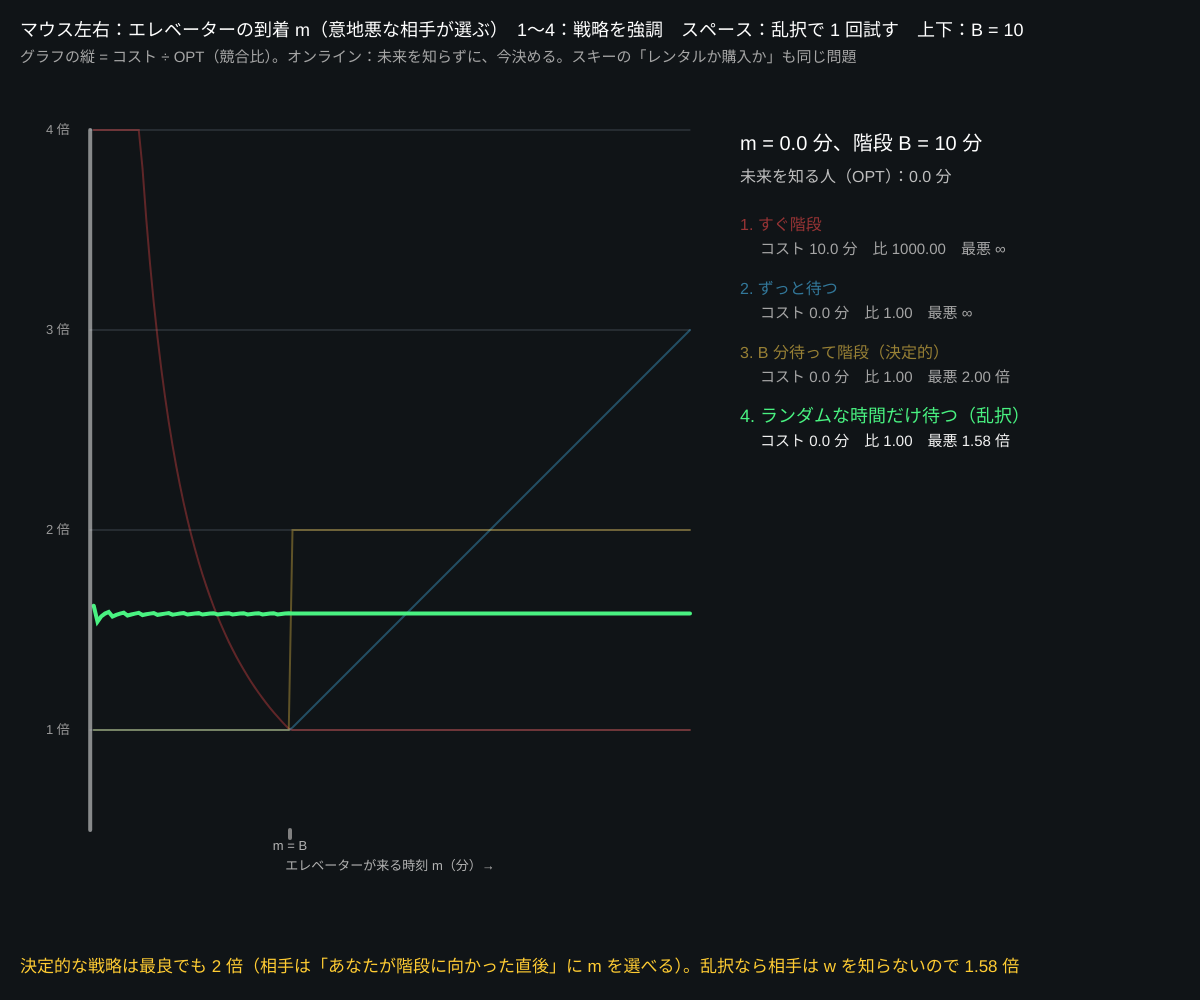
Frame 1 (no input)
Frame 60 (no input): identical to frame 1, image omitted
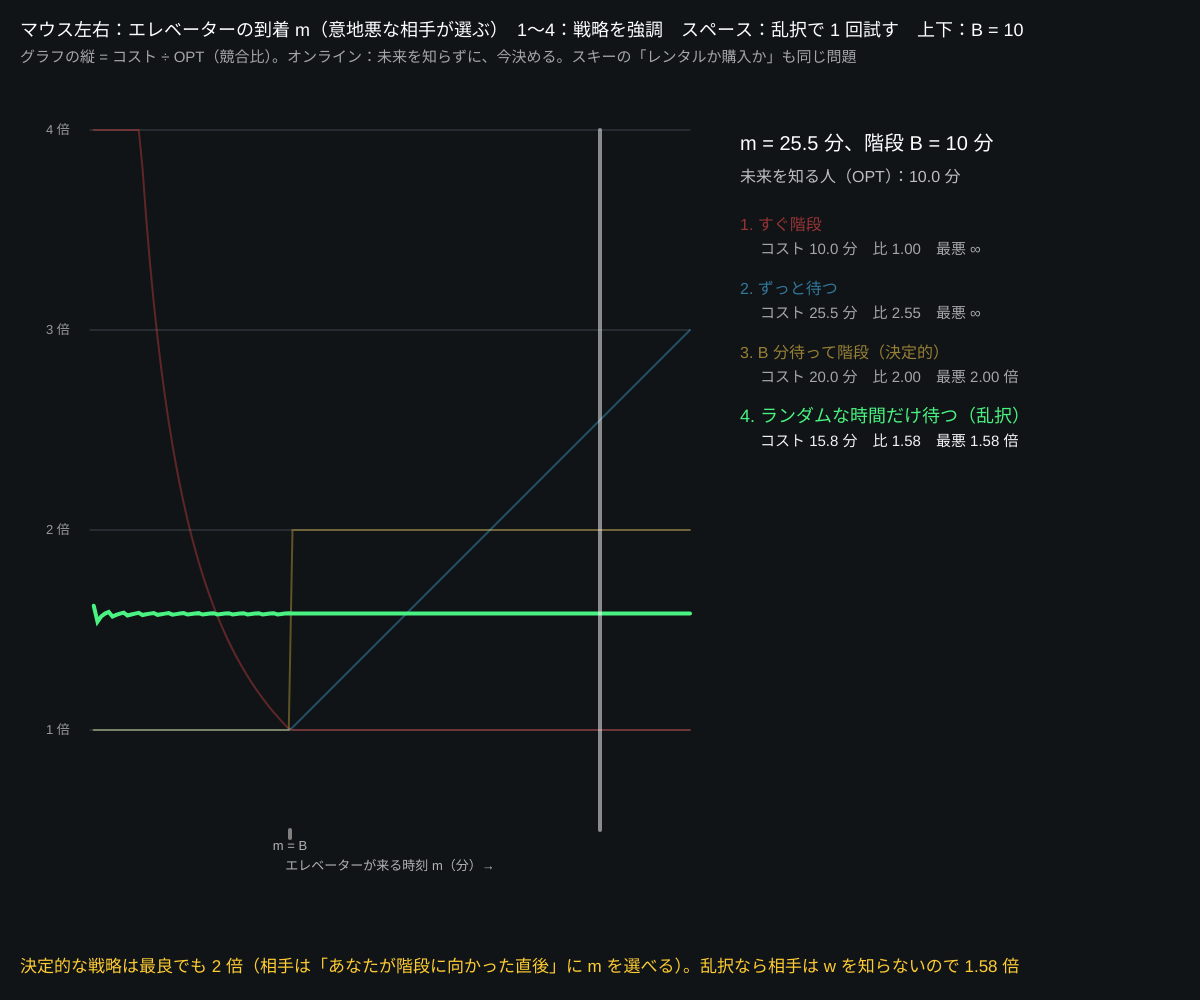
Frame 120 (the mouse pressed at the canvas centre since frame 60)

The p5.js sketch that drew these frames (run headless with seeded random() and noise() and a simulated clock; from frame 60 on, the mouse is pressed at the canvas centre):

// p5.js sketch
// ── sketch.js
// ============================================
// 11 エレベーターを待つか、階段を使うか（オンラインアルゴリズム）
// エレベーターがいつ来るかは分からない（m 分後）。階段なら B 分。待つほど損かもしれない
// 未来を知っている人（OPT）のコスト = min(m, B)。分からないまま決める戦略のコストと比べる → 競合比
// 「B 分だけ待って、来なければ階段」は、どんな m でも OPT の 2 倍以内（2-競合）。乱択ならさらに e/(e−1) ≈ 1.58 倍
// マウスの左右 = エレベーターが来る時刻 m（意地悪な相手）/ 1〜4 = 戦略を強調 / スペース = ランダムな m で 1 回 / 上下 = B
// ============================================

let B = 10;
let focus = 3;
let sim = null;
let names = ['すぐ階段', 'ずっと待つ', 'B 分待って階段（決定的）', 'ランダムな時間だけ待つ（乱択）'];
let hues = [0, 200, 45, 140];

function setup() {
  createCanvas(windowWidth, windowHeight);
  colorMode(HSB, 360, 100, 100, 100);
}

// 戦略 k が、エレベーターが m 分後に来るときに払う時間
function cost(k, m) {
  if (k === 0) return B;
  if (k === 1) return m;
  if (k === 2) return m <= B ? m : 2 * B;       // B 分待って来なければ、さらに B 分かけて階段
  return expectedRandom(m);
}

// 乱択：待つ時間 w を密度 e^(w/B) / (B(e−1)) で選ぶ（0 ≤ w ≤ B）。期待コストを数値計算
function expectedRandom(m) {
  let s = 0, steps = 200;
  for (let q = 0; q < steps; q++) {
    let w = ((q + 0.5) / steps) * B;
    let p = exp(w / B) / (B * (exp(1) - 1)) * (B / steps);
    s += p * (m <= w ? m : w + B);
  }
  return s;
}

function opt(m) { return min(m, B); }

function draw() {
  background(210, 30, 9);
  let gx = 90, gy = 130, gw = width * 0.5, gh = height - 300;
  let mMax = 3 * B;
  let m = constrain(map(mouseX, gx, gx + gw, 0, mMax), 0.01, mMax);
  // グラフ：横 = m、縦 = 競合比（コスト / OPT）
  stroke(210, 20, 30); strokeWeight(1);
  for (let r = 1; r <= 4; r++) { let y = gy + gh - ((r - 0.5) / 3.5) * gh; line(gx, y, gx + gw, y); noStroke(); fill(0, 0, 60); textSize(13); text(r + ' 倍', gx - 44, y + 4); stroke(210, 20, 30); }
  for (let k = 0; k < 4; k++) {
    noFill(); stroke(hues[k], 70, 95, focus === k ? 100 : 35); strokeWeight(focus === k ? 4 : 2);
    beginShape();
    for (let q = 1; q <= 160; q++) {
      let mm = (q / 160) * mMax;
      let ratio = min(4, cost(k, mm) / opt(mm));
      vertex(gx + (mm / mMax) * gw, gy + gh - ((ratio - 0.5) / 3.5) * gh);
    }
    endShape();
  }
  stroke(0, 0, 100, 50); line(gx + (m / mMax) * gw, gy, gx + (m / mMax) * gw, gy + gh);
  stroke(0, 0, 50); line(gx + (B / mMax) * gw, gy + gh, gx + (B / mMax) * gw, gy + gh + 8);
  noStroke(); fill(0, 0, 70); textSize(13); textAlign(CENTER, TOP);
  text('m = B', gx + (B / mMax) * gw, gy + gh + 10);
  text('エレベーターが来る時刻 m（分）→', gx + gw / 2, gy + gh + 30);
  textAlign(LEFT, BASELINE);
  // 右のパネル：今の m での各戦略
  let px = gx + gw + 50, py = 150;
  fill(0, 0, 100); textSize(20); text('m = ' + nf(m, 1, 1) + ' 分、階段 B = ' + B + ' 分', px, py);
  fill(0, 0, 75); textSize(16); text('未来を知る人（OPT）：' + nf(opt(m), 1, 1) + ' 分', px, py + 32);
  let worst = [Infinity, Infinity, 2, exp(1) / (exp(1) - 1)];
  for (let k = 0; k < 4; k++) {
    let c = cost(k, m);
    fill(hues[k], 70, 95, focus === k ? 100 : 60); textSize(focus === k ? 18 : 16);
    text((k + 1) + '. ' + names[k], px, py + 80 + k * 64);
    fill(0, 0, focus === k ? 95 : 65); textSize(15);
    text('コスト ' + nf(c, 1, 1) + ' 分　比 ' + nf(c / opt(m), 1, 2) + '　最悪 ' + (worst[k] === Infinity ? '∞' : nf(worst[k], 1, 2) + ' 倍'), px + 20, py + 104 + k * 64);
  }
  // シミュレーション
  if (sim) {
    sim.t += 0.1;
    let y = height - 120;
    fill(0, 0, 80); textSize(15);
    text('ランダムな m = ' + nf(sim.m, 1, 1) + '：乱択で選んだ待ち時間 w = ' + nf(sim.w, 1, 1) + ' → ' + (sim.m <= sim.w ? 'エレベーターに乗れた（' + nf(sim.m, 1, 1) + ' 分）' : '階段（' + nf(sim.w + B, 1, 1) + ' 分）'), px, y);
  }
  fill(0, 0, 100); textSize(18);
  text('マウス左右：エレベーターの到着 m（意地悪な相手が選ぶ）　1〜4：戦略を強調　スペース：乱択で 1 回試す　上下：B = ' + B, 20, 36);
  textSize(15); fill(0, 0, 65);
  text('グラフの縦 = コスト ÷ OPT（競合比）。オンライン：未来を知らずに、今決める。スキーの「レンタルか購入か」も同じ問題', 20, 62);
  fill(45, 80, 100); textSize(17);
  text('決定的な戦略は最良でも 2 倍（相手は「あなたが階段に向かった直後」に m を選べる）。乱択なら相手は w を知らないので 1.58 倍', 20, height - 28);
}

function sampleWait() {
  // 逆関数法：F(w) = (e^(w/B) − 1)/(e − 1)
  let u = random();
  return B * log(1 + u * (exp(1) - 1));
}

function keyPressed() {
  if (key >= '1' && key <= '4') focus = int(key) - 1;
  if (key === ' ') sim = { m: random(0, 3 * B), w: sampleWait(), t: 0, total: 0 };
  if (key === UP_ARROW) B = min(30, B + 2);
  if (key === DOWN_ARROW) B = max(2, B - 2);
}

// ---------- やってみよう ----------
// 1. 戦略 3 の比が最大になる m はどこ？（m がちょうど B を少し超えたとき → 2 倍）
// 2. 「B/2 分待つ」戦略を cost に追加して、最悪の比を調べる（B 分待つより悪くなる）
// 3. スキー：レンタル 1 日 1、購入 B。「B 日レンタルしたら買う」が同じ 2-競合
